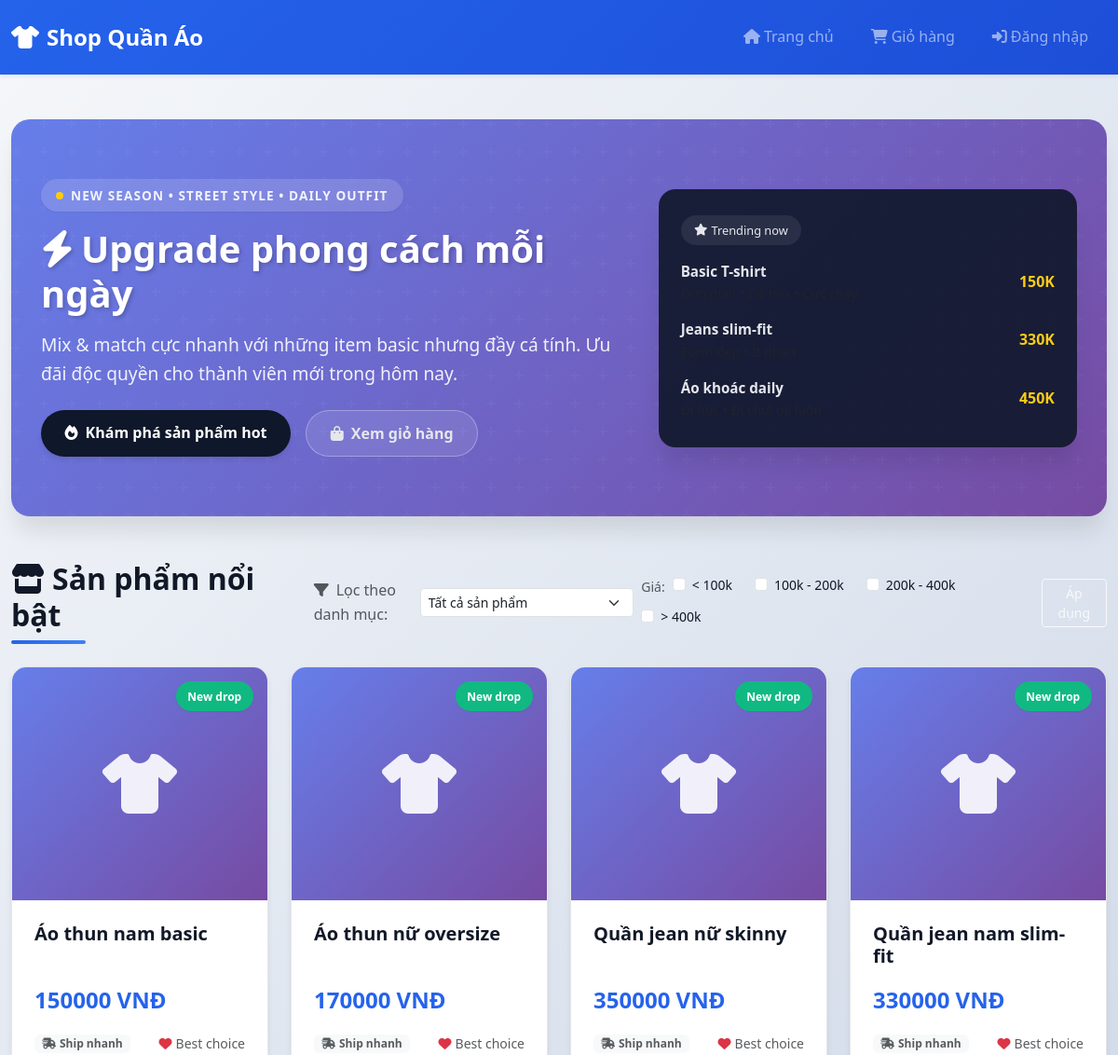
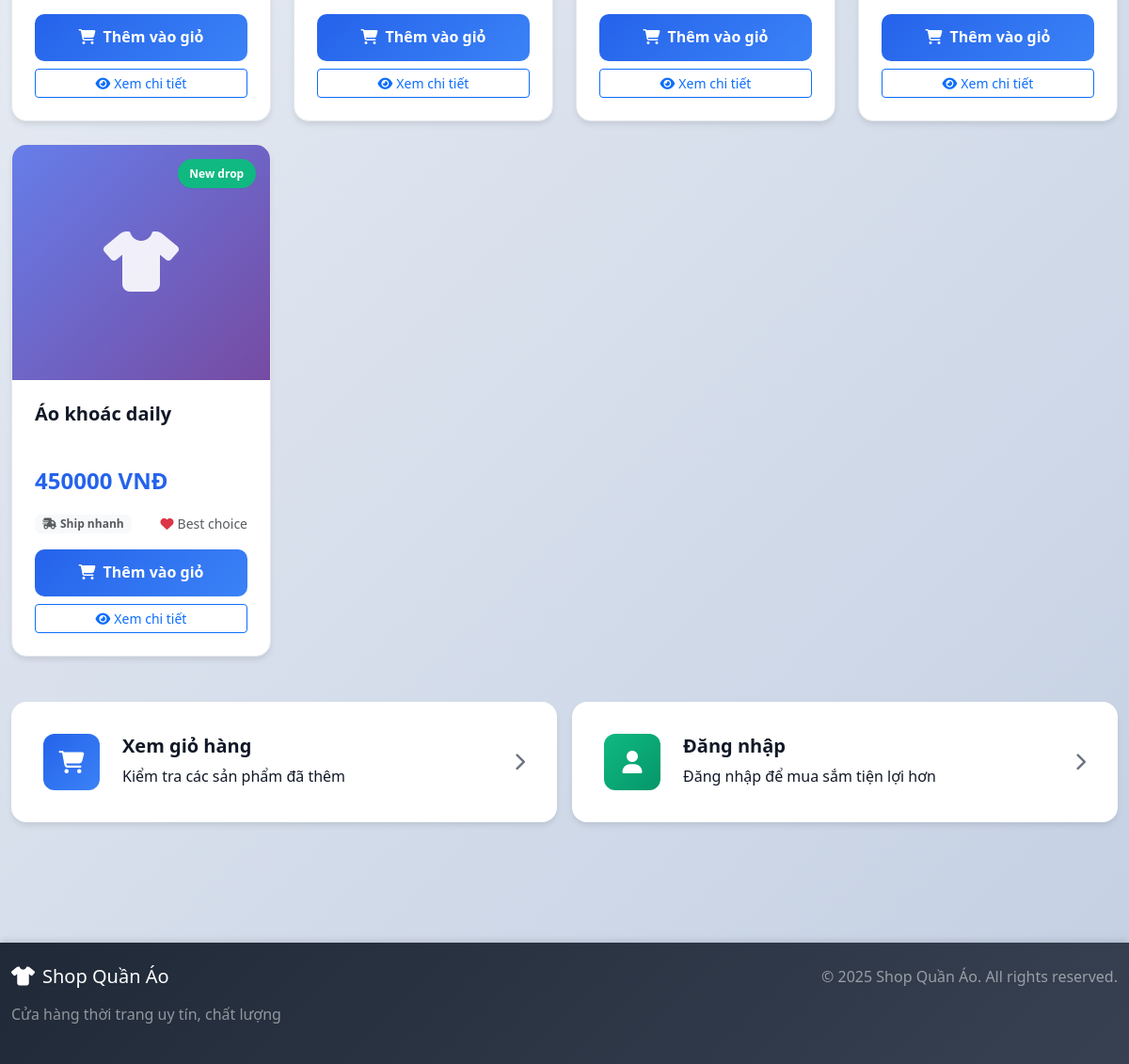
The page / on the database its author committed (2 pictures, top to bottom).
### tables this page shows
CREATE TABLE sanpham (
        id INTEGER PRIMARY KEY AUTOINCREMENT,
        ten TEXT,              -- tên sản phẩm
        gia INTEGER,           -- giá
        quantity INTEGER,      -- số lượng tồn
        size TEXT,             -- các size, ví dụ: "M,L,XL,XXL"
        color TEXT,            -- màu sắc
        description TEXT,      -- mô tả sản phẩm
        category_id INTEGER,   -- loại sản phẩm (danh mục)
        product_type TEXT,     -- loại chi tiết hơn nếu cần (ví dụ: unisex, basic, slim-fit)
        created_at TEXT,       -- ngày tạo
        FOREIGN KEY (category_id) REFERENCES categories(id)
    );

### app.py (the view, shortened to what this page needs)
@app.route("/")
def index():
    conn = get_db()
    c = conn.cursor()
    selected_category = request.args.get("category", type=int)
    selected_price_ranges = request.args.getlist("price")
    where_clauses = []
    params = []
    if selected_category:
        where_clauses.append("category_id = ?")
        params.append(selected_category)
    price_map = {
        "0-100": (0, 100000),
        "100-200": (100000, 200000),
        "200-400": (200000, 400000),
        "400+": (400000, None),
    }
    price_conditions = []
    if price_conditions:
        where_clauses.append("(" + " OR ".join(price_conditions) + ")")
    query = "SELECT * FROM sanpham"
    if where_clauses:
        query += " WHERE " + " AND ".join(where_clauses)
    c.execute(query, params)
    products = c.fetchall()
    c.execute("SELECT * FROM categories")
    categories = c.fetchall()
    return render_template(
        "index.html",
        products=products,
        categories=categories,
        selected_category=selected_category,
        selected_price_ranges=selected_price_ranges,
    )

### app.py (called while the page is built)
def get_db():
    if 'db' not in g:
        g.db = sqlite3.connect(current_app.config['DATABASE'])
        g.db.row_factory = sqlite3.Row
    return g.db

### templates/index.html (shortened to what this page needs)
{% extends "base.html" %}
{% block content %}
<div class="hero-section mb-5">
    <div class="hero-content">
        <div class="row align-items-center g-4">
            <div class="col-lg-7 text-center text-lg-start">
                <div class="hero-pill mb-3 d-inline-flex align-items-center">
                    <span class="hero-pill-dot"></span>
                    <span class="hero-pill-text">New season • Street style • Daily outfit</span>
                </div>
                <h1 class="hero-title mb-3">
                    <i class="fas fa-bolt me-2"></i>Upgrade phong cách mỗi ngày
                </h1>
                <p class="hero-subtitle mb-4">
                    Mix &amp; match cực nhanh với những item basic nhưng đầy cá tính.
                    Ưu đãi độc quyền cho thành viên mới trong hôm nay.
                </p>
                <div class="hero-cta-group d-flex flex-column flex-sm-row gap-3 justify-content-center justify-content-lg-start">
                    <a href="#products" class="btn hero-btn-primary">
                        <i class="fas fa-fire me-2"></i>Khám phá sản phẩm hot
                    </a>
                    <a href="/cart" class="btn hero-btn-secondary">
                        <i class="fas fa-shopping-bag me-2"></i>Xem giỏ hàng
                    </a>
                </div>
            </div>
            <div class="col-lg-5 d-none d-lg-block">
                <div class="hero-side-card">
                    <div class="hero-side-badge">
                        <i class="fas fa-star me-1"></i>Trending now
                    </div>
                    <ul class="hero-side-list list-unstyled mb-0">
                        <li class="hero-side-item d-flex justify-content-between align-items-center">
                            <div>
                                <span class="hero-side-label">Basic T-shirt</span>
                                <small class="d-block text-muted">Đơn giản • Dễ mix • Cực cháy</small>
                            </div>
                            <span class="hero-side-price">150K</span>
                        </li>
                        <li class="hero-side-item d-flex justify-content-between align-items-center">
                            <div>
                                <span class="hero-side-label">Jeans slim-fit</span>
                                <small class="d-block text-muted">Form đẹp • Ít nhăn</small>
                            </div>
                            <span class="hero-side-price">330K</span>
                        </li>
                        <li class="hero-side-item d-flex justify-content-between align-items-center">
                            <div>
                                <span class="hero-side-label">Áo khoác daily</span>
                                <small class="d-block text-muted">Đi học • Đi chơi ok luôn</small>
                            </div>
                            <span class="hero-side-price">450K</span>
                        </li>
                    </ul>
                </div>
            </div>
        </div>
    </div>
</div>
<div class="products-header mb-4">
    <div class="d-flex flex-column flex-md-row justify-content-between align-items-md-center gap-3">
        <div>
            <h2 class="section-title mb-1 mb-md-0">
                <i class="fas fa-store me-2"></i>Sản phẩm nổi bật
            </h2>
            <div class="section-divider d-none d-md-block"></div>
        </div>
        {% if categories %}
        <form method="get" class="d-flex flex-column flex-lg-row align-items-lg-center gap-2">
            <div class="d-flex align-items-center gap-2">
                <label class="text-muted mb-0">
                    <i class="fas fa-filter me-2"></i>Lọc theo danh mục:
                </label>
                <select name="category" class="form-select form-select-sm" style="min-width: 180px;">
                    <option value="">Tất cả sản phẩm</option>
                </select>
            </div>
            <div class="d-flex flex-wrap align-items-center gap-2">
                <span class="text-muted small">Giá:</span>
                <div class="form-check form-check-inline small">
                    <input class="form-check-input" type="checkbox" name="price" id="price-0-100"
                           value="0-100"
                           {% if '0-100' in selected_price_ranges %}checked{% endif %}>
                    <label class="form-check-label" for="price-0-100">
                        &lt; 100k
                    </label>
                </div>
                <div class="form-check form-check-inline small">
                    <input class="form-check-input" type="checkbox" name="price" id="price-100-200"
                           value="100-200"
                           {% if '100-200' in selected_price_ranges %}checked{% endif %}>
                    <label class="form-check-label" for="price-100-200">
                        100k - 200k
                    </label>
                </div>
                <div class="form-check form-check-inline small">
                    <input class="form-check-input" type="checkbox" name="price" id="price-200-400"
                           value="200-400"
                           {% if '200-400' in selected_price_ranges %}checked{% endif %}>
                    <label class="form-check-label" for="price-200-400">
                        200k - 400k
                    </label>
                </div>
                <div class="form-check form-check-inline small">
                    <input class="form-check-input" type="checkbox" name="price" id="price-400-plus"
                           value="400+"
                           {% if '400+' in selected_price_ranges %}checked{% endif %}>
                    <label class="form-check-label" for="price-400-plus">
                        &gt; 400k
                    </label>
                </div>
            </div>
            <div>
                <button type="submit" class="btn btn-sm btn-outline-light">
                    Áp dụng
                </button>
            </div>
        </form>
        {% endif %}
    </div>
</div>
{% if products %}
<div id="products" class="row g-4">
    {% for p in products %}
    <div class="col-lg-3 col-md-4 col-sm-6">
        <div class="product-card">
            <a href="/product/{{ p[0] }}" class="text-decoration-none text-reset">
                <div class="product-image-wrapper">
                    <div class="product-image-placeholder">
                        <i class="fas fa-tshirt"></i>
                    </div>
                    <div class="product-badge">New drop</div>
                </div>
            </a>
            <div class="product-body">
                <h5 class="product-title">
                    <a href="/product/{{ p[0] }}" class="text-decoration-none text-reset">
                        {{ p[1] }}
                    </a>
                </h5>
                <div class="product-price-wrapper">
                    <span class="product-price">{{ p[2]|int }} VNĐ</span>
                </div>
                <div class="product-meta-row d-flex justify-content-between align-items-center mb-3">
                    <span class="badge bg-light text-muted px-2 py-1">
                        <i class="fas fa-truck-fast me-1"></i>Ship nhanh
                    </span>
                    <span class="product-tag text-muted small">
                        <i class="fas fa-heart me-1 text-danger"></i>Best choice
                    </span>
                </div>
                <div class="d-flex flex-column gap-2">
                    <a href="/add/{{ p[0] }}" class="btn-add-cart text-center">
                        <i class="fas fa-shopping-cart me-2"></i>Thêm vào giỏ
                    </a>
                    <a href="/product/{{ p[0] }}" class="btn btn-outline-primary btn-sm">
                        <i class="fas fa-eye me-1"></i>Xem chi tiết
                    </a>
                </div>
            </div>
        </div>
    </div>
    {% endfor %}
</div>
{% else %}
<div class="empty-state">
    <i class="fas fa-inbox fa-3x mb-3 text-muted"></i>
    <p class="text-muted">Chưa có sản phẩm nào</p>
</div>
{% endif %}
<div class="quick-actions mt-5">
    <div class="row g-3">
        <div class="col-md-6">
            <a href="/cart" class="action-card cart-action">
                <div class="action-icon">
                    <i class="fas fa-shopping-cart"></i>
                </div>
                <div class="action-content">
                    <h5>Xem giỏ hàng</h5>
                    <p class="mb-0">Kiểm tra các sản phẩm đã thêm</p>
                </div>
                <i class="fas fa-chevron-right action-arrow"></i>
            </a>
        </div>
        {% if not session.get('user') %}
        <div class="col-md-6">
            <a href="/login" class="action-card login-action">
                <div class="action-icon">
                    <i class="fas fa-user"></i>
                </div>
                <div class="action-content">
                    <h5>Đăng nhập</h5>
                    <p class="mb-0">Đăng nhập để mua sắm tiện lợi hơn</p>
                </div>
                <i class="fas fa-chevron-right action-arrow"></i>
            </a>
        </div>
        {% endif %}
    </div>
</div>
{% endblock %}

### rows shown on the page
sanpham: ten "Áo thun nam basic", gia "150000"
sanpham: ten "Áo thun nữ oversize", gia "170000"
sanpham: ten "Quần jean nữ skinny", gia "350000"
sanpham: ten "Quần jean nam slim-fit", gia "330000"
sanpham: ten "Áo khoác daily", gia "450000"
